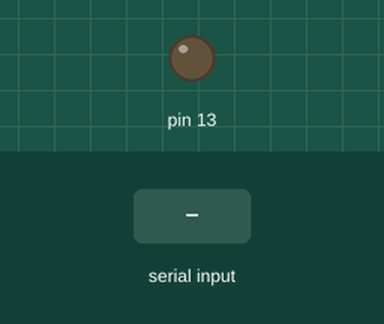
This sketch was run on a simulated Arduino Uno, built with avr-gcc and run on an emulated ATmega328P. On the bench: output pins drawn as LEDs (lit = HIGH). The inputs (shaded band) are chosen by the test bench.

Above: at 1.2 s.
1.3 s: "1" received over Serial
At 2.4 s:
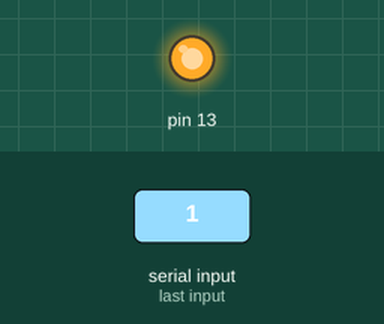
2.8 s: "0" received over Serial
At 3.5 s:
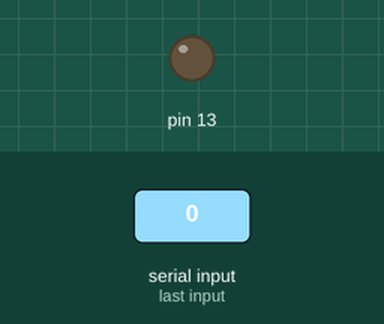
Timing chart, 0 to 5.8 s (numbered marks = the images above; inputs shaded):
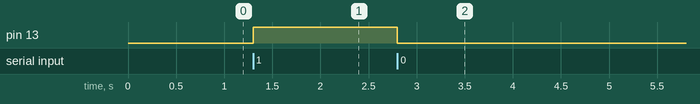

The sketch:

LED_ON_OFF_through_push_button_Arduino.ino
```cpp
void setup() {
  pinMode(13,OUTPUT);
  Serial.begin(9600);
  digitalWrite(13,LOW);
  // put your setup code here, to run once:

}

void loop() {
  int bytenum = Serial.available();
  if(bytenum>0)
  {
    char bval = Serial.read();
    if(bval == '1')
    {
      digitalWrite(13,HIGH);
    }
    else if(bval == '0')
    {
      digitalWrite(13,LOW);
    }
  }
  // put your main code here, to run repeatedly:

}
```

Measured:
- after the input at 1.3 s, pin 13: LOW → HIGH at once
- after the input at 2.8 s, pin 13: HIGH → LOW at once
